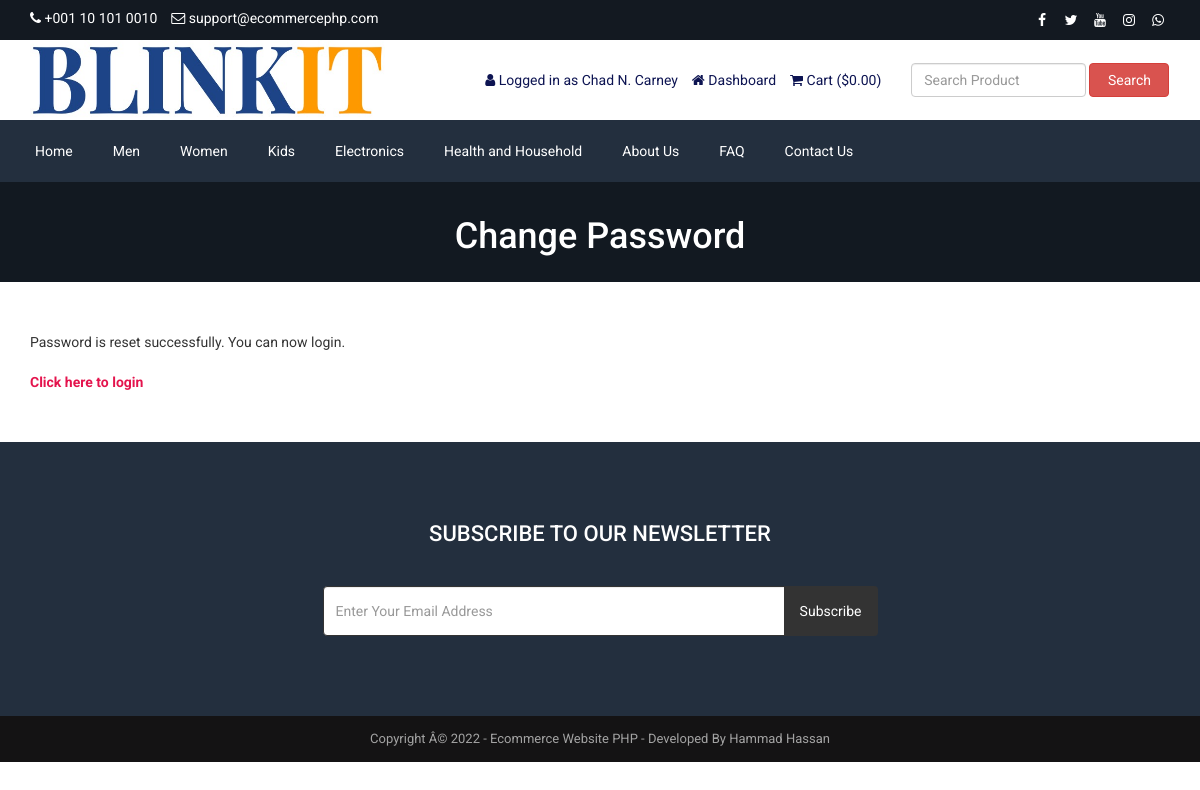
The app's page /reset-password-success.php (signed in) with its own data.
### tables this page shows
CREATE TABLE `tbl_settings` (
  `id` int(11) NOT NULL,
  `logo` varchar(255) NOT NULL,
  `favicon` varchar(255) NOT NULL,
  `footer_about` text NOT NULL,
  `footer_copyright` text NOT NULL,
  `contact_address` text NOT NULL,
  `contact_email` varchar(255) NOT NULL,
  `contact_phone` varchar(255) NOT NULL,
  `contact_fax` varchar(255) NOT NULL,
  `contact_map_iframe` text NOT NULL,
  `receive_email` varchar(255) NOT NULL,
  `receive_email_subject` varchar(255) NOT NULL,
  `receive_email_thank_you_message` text NOT NULL,
  `forget_password_message` text NOT NULL,
  `total_recent_post_footer` int(10) NOT NULL,
  `total_popular_post_footer` int(10) NOT NULL,
  `total_recent_post_sidebar` int(11) NOT NULL,
  `total_popular_post_sidebar` int(11) NOT NULL,
  `total_featured_product_home` int(11) NOT NULL,
  `total_latest_product_home` int(11) NOT NULL,
  `total_popular_product_home` int(11) NOT NULL,
  `meta_title_home` text NOT NULL,
  `meta_keyword_home` text NOT NULL,
  `meta_description_home` text NOT NULL,
  `banner_login` varchar(255) NOT NULL,
  `banner_registration` varchar(255) NOT NULL,
  `banner_forget_password` varchar(255) NOT NULL,
  `banner_reset_password` varchar(255) NOT NULL,
  `banner_search` varchar(255) NOT NULL,
  `banner_cart` varchar(255) NOT NULL,
  `banner_checkout` varchar(255) NOT NULL,
  `banner_product_category` varchar(255) NOT NULL,
  `banner_blog` varchar(255) NOT NULL,
  `cta_title` varchar(255) NOT NULL,
  `cta_content` text NOT NULL,
  `cta_read_more_text` varchar(255) NOT NULL,
  `cta_read_more_url` varchar(255) NOT NULL,
  `cta_photo` varchar(255) NOT NULL,
  `featured_product_title` varchar(255) NOT NULL,
  `featured_product_subtitle` varchar(255) NOT NULL,
  `latest_product_title` varchar(255) NOT NULL,
  `latest_product_subtitle` varchar(255) NOT NULL,
  `popular_product_title` varchar(255) NOT NULL,
  `popular_product_subtitle` varchar(255) NOT NULL,
  `testimonial_title` varchar(255) NOT NULL,
  `testimonial_subtitle` varchar(255) NOT NULL,
  `testimonial_photo` varchar(255) NOT NULL,
  `blog_title` varchar(255) NOT NULL,
  `blog_subtitle` varchar(255) NOT NULL,
  `newsletter_text` text NOT NULL,
  `paypal_email` varchar(255) NOT NULL,
  `stripe_public_key` varchar(255) NOT NULL,
  `stripe_secret_key` varchar(255) NOT NULL,
  `bank_detail` text NOT NULL,
  `before_head` text NOT NULL,
  `after_body` text NOT NULL,
  `before_body` text NOT NULL,
  `home_service_on_off` int(11) NOT NULL,
  `home_welcome_on_off` int(11) NOT NULL,
  `home_featured_product_on_off` int(11) NOT NULL,
  `home_latest_product_on_off` int(11) NOT NULL,
  `home_popular_product_on_off` int(11) NOT NULL,
  `home_testimonial_on_off` int(11) NOT NULL,
  `home_blog_on_off` int(11) NOT NULL,
  `newsletter_on_off` int(11) NOT NULL,
  `ads_above_welcome_on_off` int(1) NOT NULL,
  `ads_above_featured_product_on_off` int(1) NOT NULL,
  `ads_above_latest_product_on_off` int(1) NOT NULL,
  `ads_above_popular_product_on_off` int(1) NOT NULL,
  `ads_above_testimonial_on_off` int(1) NOT NULL,
  `ads_category_sidebar_on_off` int(1) NOT NULL
);

CREATE TABLE `tbl_social` (
  `social_id` int(11) NOT NULL,
  `social_name` varchar(30) NOT NULL,
  `social_url` varchar(255) NOT NULL,
  `social_icon` varchar(30) NOT NULL
);

CREATE TABLE `tbl_top_category` (
  `tcat_id` int(11) NOT NULL,
  `tcat_name` varchar(255) NOT NULL,
  `show_on_menu` int(1) NOT NULL
);

CREATE TABLE `tbl_page` (
  `id` int(11) NOT NULL,
  `about_title` varchar(255) NOT NULL,
  `about_content` text NOT NULL,
  `about_banner` varchar(255) NOT NULL,
  `about_meta_title` varchar(255) NOT NULL,
  `about_meta_keyword` text NOT NULL,
  `about_meta_description` text NOT NULL,
  `faq_title` varchar(255) NOT NULL,
  `faq_banner` varchar(255) NOT NULL,
  `faq_meta_title` varchar(255) NOT NULL,
  `faq_meta_keyword` text NOT NULL,
  `faq_meta_description` text NOT NULL,
  `blog_title` varchar(255) NOT NULL,
  `blog_banner` varchar(255) NOT NULL,
  `blog_meta_title` varchar(255) NOT NULL,
  `blog_meta_keyword` text NOT NULL,
  `blog_meta_description` text NOT NULL,
  `contact_title` varchar(255) NOT NULL,
  `contact_banner` varchar(255) NOT NULL,
  `contact_meta_title` varchar(255) NOT NULL,
  `contact_meta_keyword` text NOT NULL,
  `contact_meta_description` text NOT NULL,
  `pgallery_title` varchar(255) NOT NULL,
  `pgallery_banner` varchar(255) NOT NULL,
  `pgallery_meta_title` varchar(255) NOT NULL,
  `pgallery_meta_keyword` text NOT NULL,
  `pgallery_meta_description` text NOT NULL,
  `vgallery_title` varchar(255) NOT NULL,
  `vgallery_banner` varchar(255) NOT NULL,
  `vgallery_meta_title` varchar(255) NOT NULL,
  `vgallery_meta_keyword` text NOT NULL,
  `vgallery_meta_description` text NOT NULL
);

### reset-password-success.php (the view)
<?php require_once('header.php'); ?>
<?php
$statement = $pdo->prepare("SELECT * FROM tbl_settings WHERE id=1");
$statement->execute();
$result = $statement->fetchAll(PDO::FETCH_ASSOC);
foreach ($result as $row) {
    $banner_forget_password = $row['banner_forget_password'];
}
?>
<div class="page-banner" style="background-color:#444;background-image: url(assets/uploads/<?php echo $banner_forget_password; ?>);">
    <div class="inner">
        <h1><?php echo LANG_VALUE_149; ?></h1>
    </div>
</div>
<div class="page">
    <div class="container">
        <div class="row">
            <div class="col-md-12">
                <div class="user-content">
                    <?php echo LANG_VALUE_146; ?><br><br>
                    <a href="<?php echo BASE_URL; ?>login.php" style="color:#e4144d;font-weight:bold;"><?php echo LANG_VALUE_11; ?></a>
                </div>
            </div>
        </div>
    </div>
</div>
<?php require_once('footer.php'); ?>

### header.php (shortened to what this page needs)
<?php
include("admin/inc/config.php");
$statement = $pdo->prepare("SELECT * FROM tbl_settings WHERE id=1");
$statement->execute();
$result = $statement->fetchAll(PDO::FETCH_ASSOC);
foreach ($result as $row)
{
	$contact_email = $row['contact_email'];
	$contact_phone = $row['contact_phone'];
}
?>
<!DOCTYPE html>
<html lang="en">
<head>
	<link rel="stylesheet" href="assets/css/bootstrap.min.css">
	<link rel="stylesheet" href="assets/css/font-awesome.min.css">
	<link rel="stylesheet" href="assets/css/owl.carousel.min.css">
	<link rel="stylesheet" href="assets/css/owl.theme.default.min.css">
	<link rel="stylesheet" href="assets/css/jquery.bxslider.min.css">
    <link rel="stylesheet" href="assets/css/magnific-popup.css">
    <link rel="stylesheet" href="assets/css/rating.css">
	<link rel="stylesheet" href="assets/css/spacing.css">
	<link rel="stylesheet" href="assets/css/bootstrap-touch-slider.css">
	<link rel="stylesheet" href="assets/css/animate.min.css">
	<link rel="stylesheet" href="assets/css/tree-menu.css">
	<link rel="stylesheet" href="assets/css/select2.min.css">
	<link rel="stylesheet" href="assets/css/main.css">
	<link rel="stylesheet" href="assets/css/responsive.css">
	<?php
	$statement = $pdo->prepare("SELECT * FROM tbl_page WHERE id=1");
	$statement->execute();
	$result = $statement->fetchAll(PDO::FETCH_ASSOC);
		?>
</head>
<body>
<div class="top">
	<div class="container">
		<div class="row">
			<div class="col-md-6 col-sm-6 col-xs-12">
				<div class="left">
					<ul>
						<li><i class="fa fa-phone"></i> <?php echo $contact_phone; ?></li>
						<li><i class="fa fa-envelope-o"></i> <?php echo $contact_email; ?></li>
					</ul>
				</div>
			</div>
			<div class="col-md-6 col-sm-6 col-xs-12">
				<div class="right">
					<ul>
						<?php
						$statement = $pdo->prepare("SELECT * FROM tbl_social");
						$statement->execute();
						$result = $statement->fetchAll(PDO::FETCH_ASSOC);
						foreach ($result as $row) {
							?>
							<?php if($row['social_url'] != ''): ?>
							<li><a href="<?php echo $row['social_url']; ?>"><i class="<?php echo $row['social_icon']; ?>"></i></a></li>
							<?php endif; ?>
							<?php
						}
						?>
					</ul>
				</div>
			</div>
		</div>
	</div>
</div>
<div class="header">
	<div class="container">
		<div class="row inner">
			<div class="col-md-4 logo">
				<img src="logo1.jpeg" alt="logo image">
			</div>
			<div class="col-md-5 right">
				<ul>
					<?php
					if(isset($_SESSION['customer'])) {
						?>
						<li><i class="fa fa-user"></i> <?php echo LANG_VALUE_13; ?> <?php echo $_SESSION['customer']['cust_name']; ?></li>
						<li><a href="dashboard.php"><i class="fa fa-home"></i> <?php echo LANG_VALUE_89; ?></a></li>
						<?php
					} else {
						?>
						<li><a href="login.php"><i class="fa fa-sign-in"></i> <?php echo LANG_VALUE_9; ?></a></li>
						<li><a href="registration.php"><i class="fa fa-user-plus"></i> <?php echo LANG_VALUE_15; ?></a></li>
						<?php
					}
					?>
					<li><a href="cart.php"><i class="fa fa-shopping-cart"></i> <?php echo LANG_VALUE_18; ?> (<?php echo LANG_VALUE_1; ?><?php
					if(isset($_SESSION['cart_p_id'])) {
						$table_total_price = 0;
						$i=0;
	                    foreach($_SESSION['cart_p_qty'] as $key => $value)
	                    {
	                        $i++;
	                        $arr_cart_p_qty[$i] = $value;
	                    }                    $i=0;
	                    foreach($_SESSION['cart_p_current_price'] as $key => $value)
	                    {
	                        $i++;
	                        $arr_cart_p_current_price[$i] = $value;
	                    }
	                    for($i=1;$i<=count($arr_cart_p_qty);$i++) {
	                    	$row_total_price = $arr_cart_p_current_price[$i]*$arr_cart_p_qty[$i];
	                        $table_total_price = $table_total_price + $row_total_price;
	                    }
						echo $table_total_price;
					} else {
						echo '0.00';
					}
					?>)</a></li>
				</ul>
			</div>
			<div class="col-md-3 search-area">
				<form class="navbar-form navbar-left" role="search" action="search-result.php" method="get">
					<div class="form-group">
						<input type="text" class="form-control search-top" placeholder="<?php echo LANG_VALUE_2; ?>" name="search_text">
					</div>
					<button type="submit" class="btn btn-danger"><?php echo LANG_VALUE_3; ?></button>
				</form>
			</div>
		</div>
	</div>
</div>
<div class="nav">
	<div class="container">
		<div class="row">
			<div class="col-md-12 pl_0 pr_0">
				<div class="menu-container">
					<div class="menu">
						<ul>
							<li><a href="index.php">Home</a></li>
							<?php
							$statement = $pdo->prepare("SELECT * FROM tbl_top_category WHERE show_on_menu=1");
							$statement->execute();
							$result = $statement->fetchAll(PDO::FETCH_ASSOC);
							foreach ($result as $row) {
								?>
								<li><a href="product-category.php?id=<?php echo $row['tcat_id']; ?>&type=top-category"><?php echo $row['tcat_name']; ?></a>
								</li>
								<?php
							}
							?>
							<?php
							$statement = $pdo->prepare("SELECT * FROM tbl_page WHERE id=1");
							$statement->execute();
							$result = $statement->fetchAll(PDO::FETCH_ASSOC);
							foreach ($result as $row) {
								$about_title = $row['about_title'];
								$faq_title = $row['faq_title'];
								$contact_title = $row['contact_title'];
							}
							?>
							<li><a href="about.php"><?php echo $about_title; ?></a></li>
							<li><a href="faq.php"><?php echo $faq_title; ?></a></li>
							<li><a href="contact.php"><?php echo $contact_title; ?></a></li>
						</ul>
					</div>
				</div>
			</div>
		</div>
	</div>
</div>

### footer.php (shortened to what this page needs)
<?php
$statement = $pdo->prepare("SELECT * FROM tbl_settings WHERE id=1");
$statement->execute();
$result = $statement->fetchAll(PDO::FETCH_ASSOC);
foreach ($result as $row)
{
	$footer_copyright = $row['footer_copyright'];
    $newsletter_on_off = $row['newsletter_on_off'];
}
?>
<?php if($newsletter_on_off == 1): ?>
<section class="home-newsletter">
	<div class="container">
		<div class="row">
			<div class="col-md-6 col-md-offset-3">
				<div class="single">
				<form action="" method="post">
					<h2><?php echo LANG_VALUE_93; ?></h2>
					<div class="input-group">
			        	<input type="email" class="form-control" placeholder="<?php echo LANG_VALUE_95; ?>" name="email_subscribe">
			         	<span class="input-group-btn">
			         	<button class="btn btn-theme" type="submit" name="form_subscribe"><?php echo LANG_VALUE_92; ?></button>
			         	</span>
			        </div>
				</div>
			</div>
		</div>
	</div>
</section>
<?php endif; ?>
<div class="footer-bottom">
	<div class="container">
		<div class="row">
			<div class="col-md-12 copyright">
				<?php echo $footer_copyright; ?>
			</div>
		</div>
	</div>
</div>
</body>
</html>

### assets/css/main.css (style rules this page uses)
* { margin: 0; padding: 0; }
body { font-family: "Roboto", sans-serif; font-size: 14px; }
h1, h2, h3, h4, h5, h6 { font-family: "Roboto", sans-serif; }
a { text-decoration: none; }
.top { width: 100%; height: 40px; background: #131921; }
.top .left { float: left; }
.top .left ul { padding-top: 8px; }
.top .left ul li { list-style-type: none; float: left; margin-right: 14px; color: white; }
.top .left ul li i { color: white; }
.top .right { float: right; }
.top .right ul { padding-top: 8px; }
.top .right ul li { list-style-type: none; float: left; margin-left: 5px; }
.top .right ul li a { color: white; width: 24px; height: 24px; line-height: 24px; text-align: center; border-radius: 50%; display: block; transition: all 0.4s ease; }
.header { width: 100%; height: auto; background: #fff; }
.header .inner { height: auto; display: table; }
.header .logo { float: none; display: table-cell; vertical-align: middle; }
.header .logo img { max-width: 100%; height: 80px; }
.header .navbar-form .form-control { width: 300px; }
.header .search-area { float: none; display: table-cell; vertical-align: middle; }
.header .search-area .form-group { width: calc(100% - 84px); }
.header .search-area button { width: 80px; }
.header .search-area form { width: 100%; }
.header .right { float: none; display: table-cell; vertical-align: middle; padding-right: 0; }
.header .right ul { float: right; margin-bottom: 0; }
.header .right ul li { list-style-type: none; float: left; margin-left: 14px; color: #0d1452; }
.header .right ul li a { color: #0d1452; }
.header .navbar-form .search-top { width: 100%; }
.nav { background: #232f3e; }
.menu-container { width: 100%; margin: 0 auto; background: #232f3e; }
.menu-dropdown-icon:before { content: "\f067"; font-family: "FontAwesome"; display: none; cursor: pointer; float: right; padding: 1.5em 2em; background: #fff; color: #333; }
.menu > ul { margin: 0 auto; width: 100%; list-style: none; padding: 0; position: relative; box-sizing: border-box; }
.menu > ul:before, .menu > ul:after { content: ""; display: table; }
.menu > ul:after { clear: both; }
.menu > ul > li { float: left; padding: 0; margin: 0; }
.menu > ul > li a { text-decoration: none; padding: 1.5em 20px; display: block; color: #fff; }
.footer-bottom { width: 100%; height: auto; background: #141314; padding: 14px 0; }
.footer-bottom .copyright { font-size: 13px; color: #a3a3a3; text-align: center; }
.page-banner { width: 100%; height: auto; background-repeat: no-repeat; background-position: center center; -webkit-background-size: cover; background-size: cover; position: relative; padding-top: 15px; padding-bottom: 15px; overflow: hidden; }
.page-banner h1 { color: #fff; text-align: center; z-index: 999; position: relative; }
.page { width: 100%; height: auto; padding-top: 50px; padding-bottom: 50px; }
.home-newsletter { padding: 80px 0; background: #232f3e; }
.home-newsletter .single { max-width: 650px; margin: 0 auto; text-align: center; position: relative; z-index: 2; }
.home-newsletter .single h2 { font-size: 22px; color: white; text-transform: uppercase; margin-bottom: 40px; margin-top: 0; }
.home-newsletter .single .form-control { height: 50px; border-color: #333; outline: none; }
.home-newsletter .single .btn { min-height: 50px; background: #333; color: #fff; padding-left: 15px; padding-right: 15px; }

### assets/css/responsive.css (style rules this page uses)
@media only screen and (min-width: 992px) { .header .inner { width: 100%; } }
@media only screen and (min-width: 992px) { .header .search-area { padding-right: 0; } }
@media only screen and (min-width: 992px) { .header .search-area form { padding-right: 0; } }
@media only screen and (min-width: 992px) { .header .container { padding-right: 0; } }

### records on screen
tbl_settings: contact_phone "+001 10 101 0010", contact_email "support@ecommercephp.com", banner_forget_password (picture), footer_copyright "Copyright Â© 2022 - Ecommerce Website PHP - Developed By Hammad Hassan"
tbl_top_category: tcat_name "Men"
tbl_top_category: tcat_name "Women"
tbl_top_category: tcat_name "Kids"
tbl_top_category: tcat_name "Electronics"
tbl_top_category: tcat_name "Health and Household"
tbl_page: about_title "About Us", faq_title "FAQ", contact_title "Contact Us"

### other values on screen
LANG_VALUE_13 "Logged in as"
$_SESSION['customer']['cust_name'] "Chad N. Carney"
LANG_VALUE_89 "Dashboard"
LANG_VALUE_18 "Cart"
LANG_VALUE_1 "$"
LANG_VALUE_3 "Search"
LANG_VALUE_149 "Change Password"
LANG_VALUE_146 "Password is reset successfully. You can now login."
LANG_VALUE_11 "Click here to login"
LANG_VALUE_93 "SUBSCRIBE TO OUR NEWSLETTER"
LANG_VALUE_92 "Subscribe"
